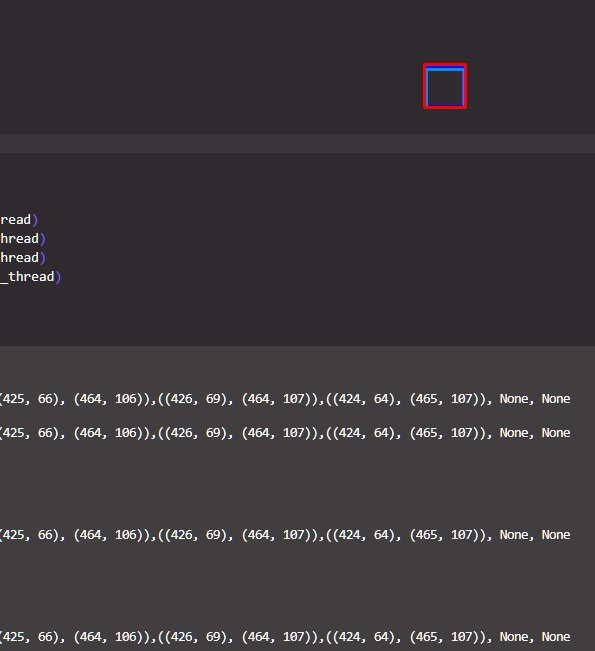
#> input picture testing/images/today-_-164.jpeg, 595 x 651 px, given in place of the camera
$ python 'object tracking by colour.py'
#> lines starting #> are read from the running program, lines starting #| are printed output that depends on the picture; after the words box and inside, x2 and y2 are one past the last pixel; in counts of white or black regions, pixels touching at a corner belong together
import cv2
import numpy as np

#green
lowerBound=np.array([33,80,125])
upperBound=np.array([102,255,255])

# [11 lines of commented-out code are left out]

cam= cv2.VideoCapture(0)
kernelOpen=np.ones((5,5))
kernelClose=np.ones((20,20))
text="Red"
while True:
    ret, img=cam.read()
#> img is the input picture: shape (651, 595, 3); mean B, G, R 57.8, 55.1, 58.9
    img=cv2.resize(img,(640,520))
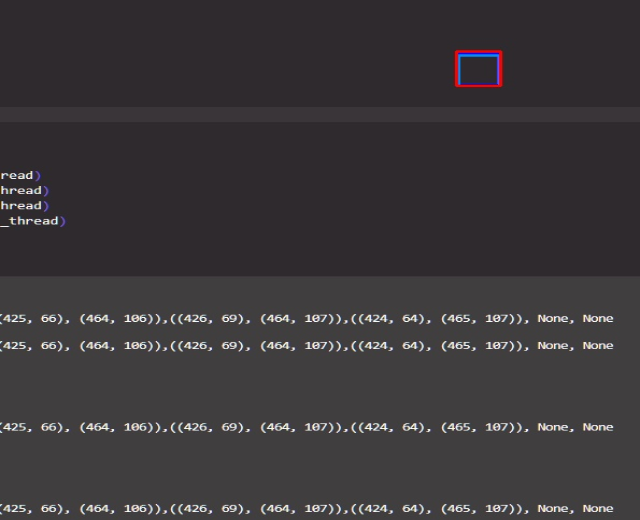
#> img: shape (520, 640, 3); mean B, G, R 57.8, 55, 58.9
    img_rgb=cv2.cvtColor(img,cv2.COLOR_BGR2RGB)
    imgHSV= cv2.cvtColor(img_rgb,cv2.COLOR_RGB2HSV)
#> imgHSV: shape (520, 640, 3); mean H, S, V 145.9, 21.1, 59.6

    mask=cv2.inRange(imgHSV,lowerBound,upperBound)
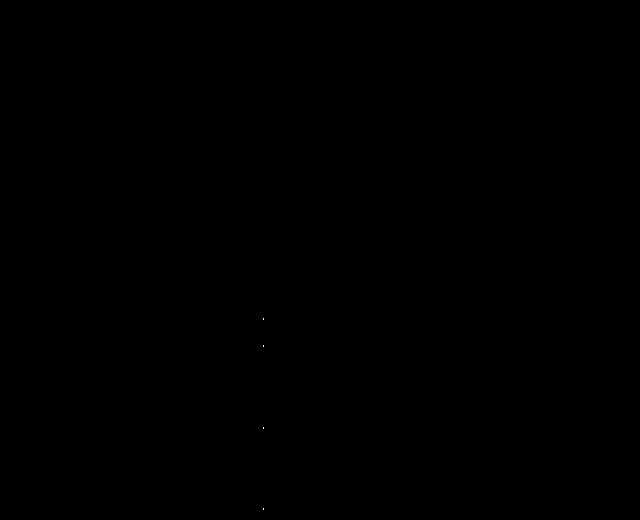
#> mask: shape (520, 640); 0% white in thin lines or dots, all inside (x1, y1, x2, y2) = (263, 318, 264, 510)
    maskOpen=cv2.morphologyEx(mask,cv2.MORPH_OPEN,kernelOpen)
#> maskOpen: shape (520, 640); every value is 0
    maskClose=cv2.morphologyEx(maskOpen,cv2.MORPH_CLOSE,kernelClose)
    maskFinal=maskClose

    conts,h=cv2.findContours(maskFinal.copy(),cv2.RETR_EXTERNAL,cv2.CHAIN_APPROX_NONE)
#> conts = []; h = None
    cv2.drawContours(img,conts,-1,(255,0,0),3)
    for i in range(len(conts)):
        x,y,w,h=cv2.boundingRect(conts[i])
        cv2.rectangle(img,(x,y),(x+w,y+h),(0,0,255), 2)
        cv2.putText(img, text,(x,y), cv2.FONT_HERSHEY_SIMPLEX, 0.5, (255, 255, 255), lineType=cv2.LINE_AA)
#> this loop made 0 passes

    cv2.imshow("maskClose",maskClose)
    cv2.imshow("maskOpen",maskOpen)

    cv2.imshow("mask",maskFinal)
    cv2.imshow("cam",img)

    key = cv2.waitKey(1)
#> (key Esc is pressed here)
    if key == 27:
        break
